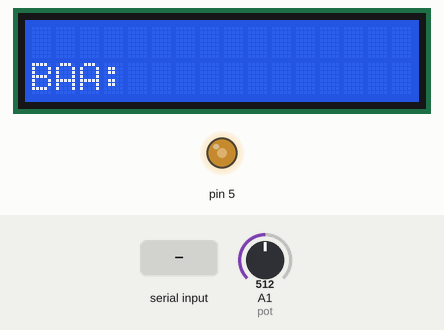
A sketch run on a simulated Arduino Uno, built with avr-gcc and run on an emulated ATmega328P. On the bench: 16×2 character LCD, output pins drawn as LEDs (lit = HIGH). Inputs (shaded band) come from the test bench; at power-on: A1 (pot) = 512. What the sketch prints to the serial monitor is not drawn.

Above: at 2.6 s.
2.7 s: A1 (pot) set to 716
At 7.2 s:
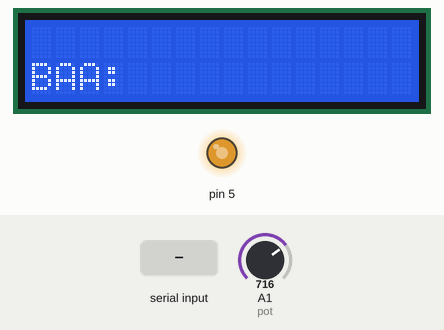
7.5 s: A1 (pot) set to 900
At 10.6 s:
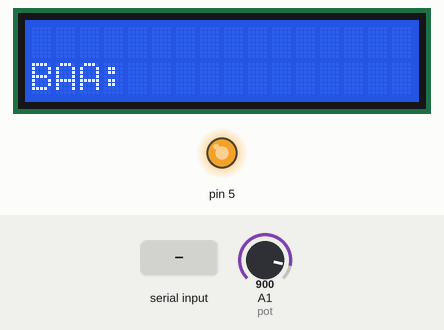
11.5 s: A1 (pot) set to 122
At 15.0 s:
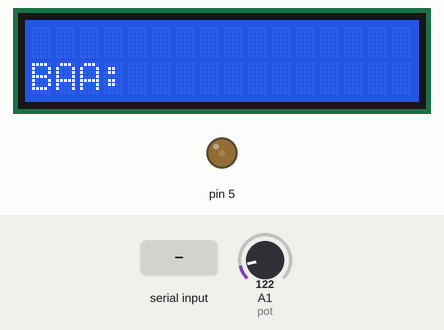
15.5 s: "1\n" received over Serial
At 15.9 s:
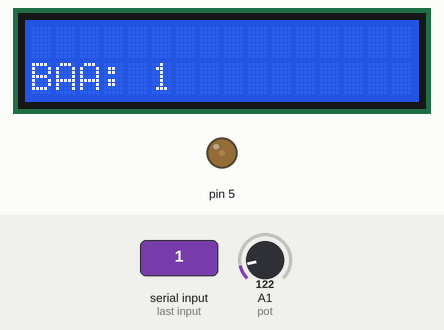
17.0 s: "0\n" received over Serial
At 18.2 s:
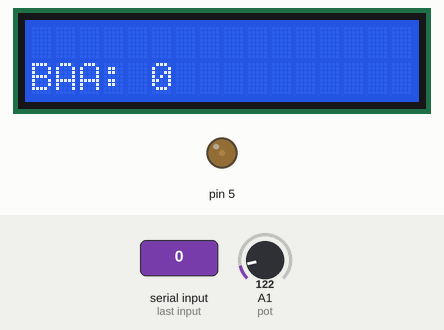
18.5 s: A1 (pot) set to 0
At 21.4 s:
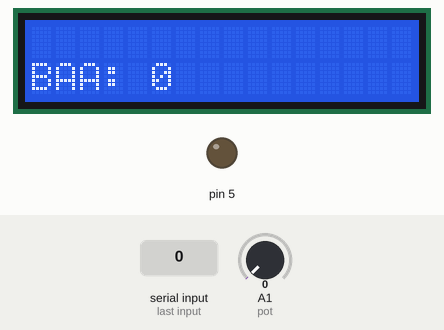
Timing chart, 0 to 22.9 s (numbered marks = the images above; inputs shaded):
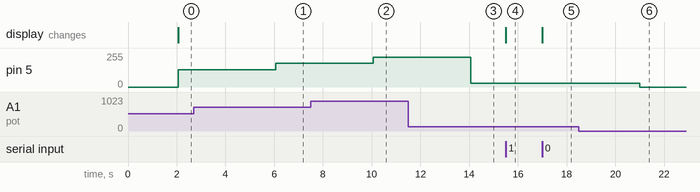

Measured:
- after the input at 2.7 s, pin 5: 128/255 → 179/255 after 3.4 s
- after the input at 7.5 s, pin 5: 179/255 → 225/255 after 2.6 s
- after the input at 11.5 s, pin 5: 225/255 → 30/255 after 2.6 s
- after the input at 15.5 s, the display: changes at once (image 4)
- after the input at 17.0 s, the display: changes at once (image 5)
- after the input at 18.5 s, pin 5: 30/255 → 0/255 after 2.5 s

The sketch:

coral_LCD.ino
```cpp
/*
  SparkFun Inventor’s Kit
  Circuit 4A-HelloWorld

  The LCD will display the words "Hello World" and show how many seconds have passed since
  the RedBoard was last reset.

  This sketch was written by SparkFun Electronics, with lots of help from the Arduino community.
  This code is completely free for any use.

  View circuit diagram and instructions at: https://learn.sparkfun.com/tutorials/sparkfun-inventors-kit-experiment-guide---v41
  Download drawings and code at: https://github.com/sparkfun/SIK-Guide-Code
*/

#include <LiquidCrystal.h>          //the liquid crystal library contains commands for printing to the display

int potPosition;                  //this variable will hold a value based on the position of the potentiometer

LiquidCrystal lcd(13, 12, 11, 10, 9, 8);   // tell the RedBoard what pins are connected to the display

void setup() {
  Serial.begin(9600);             //start a serial connection with the computer
  pinMode(5, OUTPUT);

  lcd.begin(16, 2);                 //tell the lcd library that we are using a display that is 16 characters wide and 2 characters high
  lcd.clear();                      //clear the display
}

void loop() {
  potPosition = analogRead(A1);    //set potPosition to a number between 0 and 1023 based on how far the knob is turned
  String prefix = "pot:";
  Serial.println(prefix + potPosition);     //print the value of potPosition in the serial monitor on the computer

//  analogWrite(A0, 101);            // set perceptible brightness;

  String dateFromSerial = Serial.readStringUntil('\n');
  String baaFromSerial = Serial.readStringUntil('\n');

//  analogWrite(A0, potPosition);
//  int potValue = map(potPosition, 0, 1023, 0, 255);
//  Serial.println(potValue);
//  int x = map(120, 0, 1023, 0, 255);
//  analogWrite(A0, map(potPosition, 0, 1023, 0, 255));
//  analogWrite(A0, potPosition / 4);
  analogWrite(5, potPosition / 4);

  lcd.setCursor(0, 0);              //set the cursor to the 0,0 position (top left corner)
  lcd.print(dateFromSerial);       //print hello, world! starting at that position

  lcd.setCursor(0, 1);              //move the cursor to the first space of the bottom row
  String baaStr = "BAA: " + baaFromSerial;
  lcd.print(baaStr);
  // lcd.print(millis() / 1000);       //print the number of seconds that have passed since the last reset
}
```
